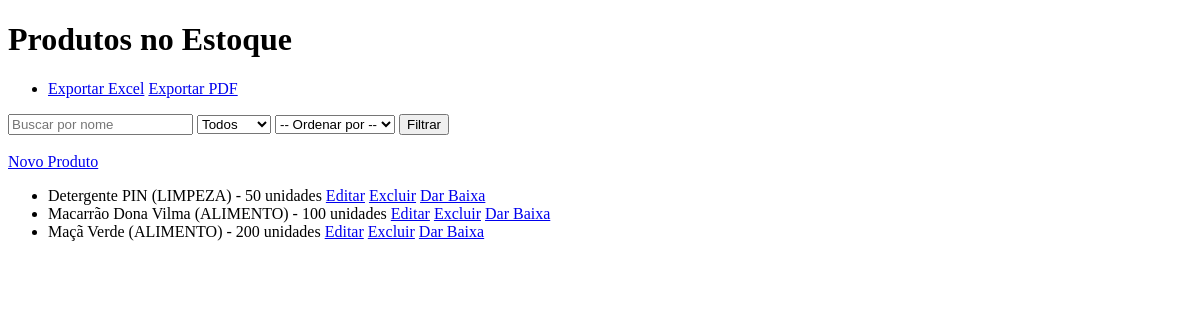
Page /produtos/ on the earlier database version.
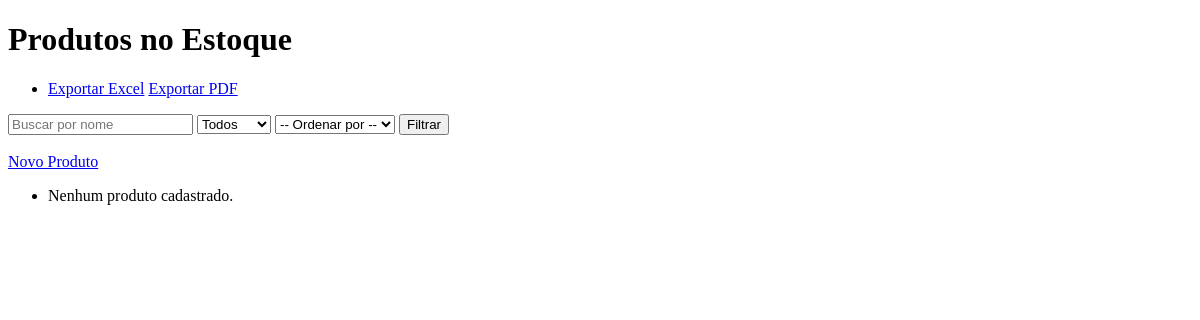
Same page on the later database version.
### produtos/models.py (models this page shows, shortened)
class Produto(models.Model):
    id = models.AutoField(primary_key=True)
    nome = models.CharField(max_length=100)
    PRODUTO_TIPO = (
          ('ALIMENTO', 'Alimento'),
            ('LIMPEZA', 'Limpeza'),
            ('ESCOLAR', 'Escolar'),
            ('OUTROS', 'Outros'),
    )
    tipo = models.CharField(max_length=50, choices=PRODUTO_TIPO, default='OUTROS')
    quantidade = models.PositiveIntegerField()
    data_fabricacao = models.DateField()
    data_validade = models.DateField()
    observacoes = models.TextField(blank=True, null=True)
    class Meta:
        ordering = ['nome']
        verbose_name = 'Produto do Estoque'
        verbose_name_plural = 'Produtos do Estoque'
        db_table = 'tb_produto'
        get_latest_by = 'data_validade'

### produtos/views.py (the view)
# urls.py: path('', views.listar_produtos, name='listar_produtos'),
def listar_produtos(request):
    produtos = Produto.objects.all()
    busca = request.GET.get('buscar')
    if busca:
        produtos = produtos.filter(nome__icontains=busca)
    tipo = request.GET.get('tipo')
    if tipo:
        produtos = produtos.filter(tipo=tipo)
    ordem = request.GET.get('ordem')
    if ordem == 'nome':
        produtos = produtos.order_by('nome')
    elif ordem == 'quantidade':
        produtos = produtos.order_by('-quantidade')
    return render(request, 'produtos/listar.html', {
        'produtos': produtos,
        'tipos': Produto.PRODUTO_TIPO,
        'busca': busca or '',
        'tipo_selecionado': tipo or 'TODOS',
        'ordem': ordem or '',
    })

### produtos/templates/produtos/listar.html (shortened to what this page needs)
<!DOCTYPE html>
<head>
</head>
<body>
    <h1>Produtos no Estoque</h1>
    <ul>
        <li>
            <a href="{% url 'exportar_excel' %}">Exportar Excel</a>
            <a href="{% url 'exportar_pdf' %}">Exportar PDF</a>
        </li>
    </ul>
    <form method="get">
        <input type="text" name="buscar" placeholder="Buscar por nome" value="{{ busca }}">
        <select name="tipo">
            <option value="TODOS" {% if tipo_selecionado == "TODOS" %}selected{% endif %}>Todos</option>
        </select>
        <select name="ordem">
            <option value="">-- Ordenar por --</option>
        </select>
        <button type="submit">Filtrar</button>
    </form><br>
    <a href="{% url 'cadastrar_produto' %}">Novo Produto</a>
    <ul>
        {% for produto in produtos %}
        <li>
            {{ produto.nome}} ({{ produto.tipo}}) - {{produto.quantidade}} unidades
            <a href="{% url 'editar_produto' produto.id %}">Editar</a>
            <a href="{% url 'excluir_produto' produto.id %}">Excluir</a>
            <a href="{% url 'baixar_estoque' produto.id %}">Dar Baixa</a>
        </li>
        {% empty %}
        <li>Nenhum produto cadastrado.</li>
        {% endfor %}
    </ul>
</body>
</html>

Differences in the rows shown:
removed Produto: nome "Detergente PIN", tipo "LIMPEZA", quantidade "50"
removed Produto: nome "Macarrão Dona Vilma", tipo "ALIMENTO", quantidade "100"
removed Produto: nome "Maçã Verde", tipo "ALIMENTO", quantidade "200"
Other differences:
text now shown: "Nenhum produto cadastrado."
